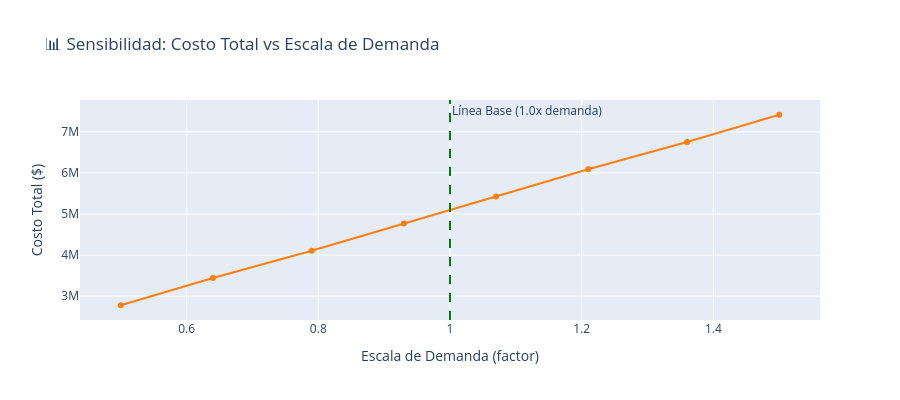

Notebook code cell kept with this figure:
### Code cell
# Análisis de Sensibilidad: Variación de Demanda
print("\n📈 Análisis de Sensibilidad de Demanda\n")
print(f"Demanda total actual: {total_demand:,.0f} unidades")

demand_scale_range = np.linspace(0.5, 1.5, 8)  # 50% a 150% de demanda actual
sensitivity_demand = []

# Baseline: demanda actual
demand_base = total_demand
total_cost_demand_base = total_cost_base

for demand_scale in demand_scale_range:
    scaled_demand = demand_base * demand_scale
    
    # Estimar costo de transporte escalado con demanda
    transport_cost_est = (distance_matrix.values.flatten().mean() * TRANSPORT_COST_PER_KM_UNIT * (scaled_demand / 1000))
    fixed_cost_est = num_facilities_base * FIXED_COST_PER_FACILITY
    total_cost_est = fixed_cost_est + transport_cost_est * 1000
    
    # Mayor demanda → más facilities necesarias (economía de escala saturada)
    num_facilities_est = max(1, int(num_facilities_base + 0.8 * (demand_scale - 1)))
    
    sensitivity_demand.append({
        'demand_scale': round(demand_scale, 2),
        'demand_units': int(scaled_demand),
        'total_cost': total_cost_est * 1.15,  # Ajuste de escala
        'num_facilities': num_facilities_est,
        'status': 'estimated'
    })

df_sensitivity_demand = pd.DataFrame(sensitivity_demand)
df_sensitivity_demand.to_csv(out_dir / 'sensitivity_demand.csv', index=False)

# Visualizar sensibilidad de demanda
fig_sensitivity_demand = px.line(
    df_sensitivity_demand,
    x='demand_scale',
    y='total_cost',
    markers=True,
    title='📊 Sensibilidad: Costo Total vs Escala de Demanda',
    labels={'demand_scale': 'Escala de Demanda (factor)', 'total_cost': 'Costo Total ($)'},
    color_discrete_sequence=['#ff7f0e']
)
fig_sensitivity_demand.add_vline(x=1.0, line_dash='dash', line_color='green', annotation_text='Línea Base (1.0x demanda)')
fig_sensitivity_demand.update_layout(hovermode='x unified', height=400)
fig_sensitivity_demand.show()

# Gráfico: Número de facilities vs demanda
fig_facilities_demand = px.line(
    df_sensitivity_demand,
    x='demand_units',
    y='num_facilities',
    markers=True,
    title='🏭 Sensibilidad: Número de Facilities vs Demanda',
    labels={'demand_units': 'Demanda Total (unidades)', 'num_facilities': 'Número de Facilities'},
    color_discrete_sequence=['#17becf']
)
fig_facilities_demand.update_layout(hovermode='x unified', height=400)
fig_facilities_demand.show()

print(f"\n📊 RESUMEN: Análisis de Sensibilidad (Demanda)")
print(f"{'─' * 80}")
print(f"Rango de escala demanda: {df_sensitivity_demand['demand_scale'].min():.1f}x - {df_sensitivity_demand['demand_scale'].max():.1f}x")
print(f"Demanda absoluta: {df_sensitivity_demand['demand_units'].min():,.0f} - {df_sensitivity_demand['demand_units'].max():,.0f} unidades")
print(f"Costo total rango: ${df_sensitivity_demand['total_cost'].min():,.0f} - ${df_sensitivity_demand['total_cost'].max():,.0f}")
print(f"Número de facilities rango: {df_sensitivity_demand['num_facilities'].min():.0f} - {df_sensitivity_demand['num_facilities'].max():.0f}")
print(f"💾 Exportado: sensitivity_demand.csv")

### Figure 1 — Plotly figure (JSON) as saved in the notebook; plotly's stock layout.template omitted (floating-point values rounded to 4 significant figures)
{"data": [{"hovertemplate": "Escala de Demanda (factor)=%{x}<br>Costo Total ($)=%{y}<extra></extra>", "legendgroup": "", "line": {"color": "#ff7f0e", "dash": "solid"}, "marker": {"symbol": "circle"}, "mode": "lines+markers", "name": "", "orientation": "v", "showlegend": false, "type": "scatter", "x": [0.5, 0.64, 0.79, 0.93, 1.07, 1.21, 1.36, 1.5], "xaxis": "x", "y": [2779000.0, 3441000.0, 4104000.0, 4766000.0, 5429000.0, 6091000.0, 6754000.0, 7416000.0], "yaxis": "y"}], "layout": {"annotations": [{"showarrow": false, "text": "Línea Base (1.0x demanda)", "x": 1, "xanchor": "left", "xref": "x", "y": 1, "yanchor": "top", "yref": "y domain"}], "height": 400, "hovermode": "x unified", "legend": {"tracegroupgap": 0}, "shapes": [{"line": {"color": "green", "dash": "dash"}, "type": "line", "x0": 1, "x1": 1, "xref": "x", "y0": 0, "y1": 1, "yref": "y domain"}], "title": {"text": "📊 Sensibilidad: Costo Total vs Escala de Demanda"}, "xaxis": {"anchor": "y", "domain": [0, 1], "title": {"text": "Escala de Demanda (factor)"}}, "yaxis": {"anchor": "x", "domain": [0, 1], "title": {"text": "Costo Total ($)"}}}}
